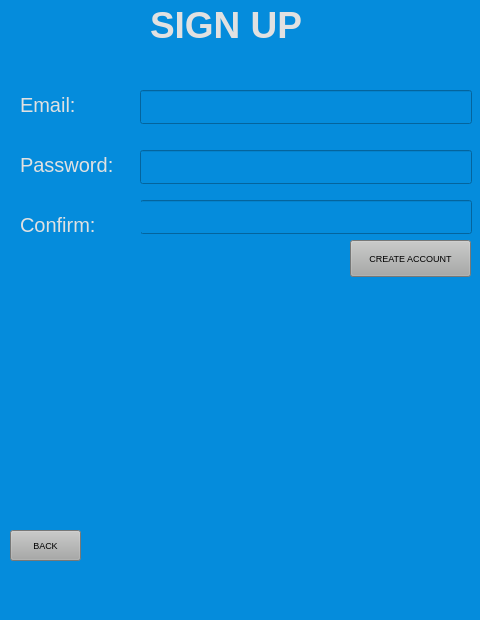
<?xml version="1.0" encoding="UTF-8"?>
<ui version="4.0">
 <class>MainWindow</class>
 <widget class="QMainWindow" name="MainWindow">
  <property name="geometry">
   <rect>
    <x>0</x>
    <y>0</y>
    <width>480</width>
    <height>620</height>
   </rect>
  </property>
  <property name="windowTitle">
   <string>MainWindow</string>
  </property>
  <property name="styleSheet">
   <string notr="true">background-color: rgb(5, 140, 220);</string>
  </property>
  <widget class="QWidget" name="centralwidget">
   <widget class="QLabel" name="label">
    <property name="geometry">
     <rect>
      <x>150</x>
      <y>0</y>
      <width>201</width>
      <height>51</height>
     </rect>
    </property>
    <property name="styleSheet">
     <string notr="true">color:rgb(225,225,225); font-size:28pt</string>
    </property>
    <property name="text">
     <string>&lt;html&gt;&lt;head/&gt;&lt;body&gt;&lt;p&gt;&lt;span style=&quot; font-weight:600;&quot;&gt;SIGN UP&lt;/span&gt;&lt;/p&gt;&lt;/body&gt;&lt;/html&gt;</string>
    </property>
   </widget>
   <widget class="QLabel" name="label_2">
    <property name="geometry">
     <rect>
      <x>20</x>
      <y>80</y>
      <width>121</width>
      <height>51</height>
     </rect>
    </property>
    <property name="styleSheet">
     <string notr="true">font-size:15pt; color:rgb(225,225,225)</string>
    </property>
    <property name="text">
     <string>&lt;html&gt;&lt;head/&gt;&lt;body&gt;&lt;p&gt;Email:&lt;/p&gt;&lt;/body&gt;&lt;/html&gt;</string>
    </property>
   </widget>
   <widget class="QLabel" name="label_3">
    <property name="geometry">
     <rect>
      <x>20</x>
      <y>140</y>
      <width>121</width>
      <height>51</height>
     </rect>
    </property>
    <property name="styleSheet">
     <string notr="true">font-size:15pt; color:rgb(225,225,225)</string>
    </property>
    <property name="text">
     <string>&lt;html&gt;&lt;head/&gt;&lt;body&gt;&lt;p&gt;Password:&lt;/p&gt;&lt;/body&gt;&lt;/html&gt;</string>
    </property>
   </widget>
   <widget class="QLineEdit" name="usernameSignUp_field">
    <property name="geometry">
     <rect>
      <x>140</x>
      <y>90</y>
      <width>332</width>
      <height>34</height>
     </rect>
    </property>
    <property name="styleSheet">
     <string notr="true">font-size:14pt;color:rgb(225,225,225)</string>
    </property>
   </widget>
   <widget class="QLineEdit" name="passwordSignup_field">
    <property name="geometry">
     <rect>
      <x>140</x>
      <y>150</y>
      <width>332</width>
      <height>34</height>
     </rect>
    </property>
    <property name="styleSheet">
     <string notr="true">font-size:14pt;color:rgb(225,225,225)</string>
    </property>
   </widget>
   <widget class="QPushButton" name="signupButton">
    <property name="geometry">
     <rect>
      <x>350</x>
      <y>240</y>
      <width>121</width>
      <height>37</height>
     </rect>
    </property>
    <property name="sizePolicy">
     <sizepolicy hsizetype="Minimum" vsizetype="Fixed">
      <horstretch>0</horstretch>
      <verstretch>0</verstretch>
     </sizepolicy>
    </property>
    <property name="styleSheet">
     <string notr="true">background-color: rgb(167, 168, 167);font-size:7pt</string>
    </property>
    <property name="text">
     <string>CREATE ACCOUNT</string>
    </property>
   </widget>
   <widget class="QLabel" name="signup_text">
    <property name="geometry">
     <rect>
      <x>10</x>
      <y>290</y>
      <width>458</width>
      <height>24</height>
     </rect>
    </property>
    <property name="styleSheet">
     <string notr="true">font:12pt; color:rgb(225,225,225)</string>
    </property>
    <property name="text">
     <string/>
    </property>
   </widget>
   <widget class="QLineEdit" name="confirmPass_field">
    <property name="geometry">
     <rect>
      <x>140</x>
      <y>200</y>
      <width>332</width>
      <height>34</height>
     </rect>
    </property>
    <property name="styleSheet">
     <string notr="true">font-size:14pt;color:rgb(225,225,225)</string>
    </property>
   </widget>
   <widget class="QLabel" name="confirmPass">
    <property name="geometry">
     <rect>
      <x>20</x>
      <y>200</y>
      <width>121</width>
      <height>51</height>
     </rect>
    </property>
    <property name="styleSheet">
     <string notr="true">font-size:15pt; color:rgb(225,225,225)</string>
    </property>
    <property name="text">
     <string>&lt;html&gt;&lt;head/&gt;&lt;body&gt;&lt;p&gt;Confirm:&lt;/p&gt;&lt;/body&gt;&lt;/html&gt;</string>
    </property>
   </widget>
   <widget class="QPushButton" name="backButton">
    <property name="geometry">
     <rect>
      <x>10</x>
      <y>530</y>
      <width>71</width>
      <height>31</height>
     </rect>
    </property>
    <property name="sizePolicy">
     <sizepolicy hsizetype="Minimum" vsizetype="Fixed">
      <horstretch>0</horstretch>
      <verstretch>0</verstretch>
     </sizepolicy>
    </property>
    <property name="styleSheet">
     <string notr="true">background-color: rgb(167, 168, 167);font-size:7pt</string>
    </property>
    <property name="text">
     <string>BACK</string>
    </property>
   </widget>
  </widget>
  <widget class="QMenuBar" name="menubar">
   <property name="geometry">
    <rect>
     <x>0</x>
     <y>0</y>
     <width>480</width>
     <height>26</height>
    </rect>
   </property>
  </widget>
  <widget class="QStatusBar" name="statusbar"/>
 </widget>
 <resources/>
 <connections/>
</ui>
